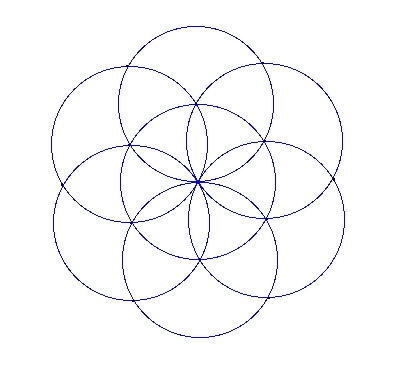
//> input picture E8/dataset/10.jpg, 396 x 367 px
$ ./main   (built with g++ and OpenCV 4)
//> lines starting //> are read from the running program, lines starting //| are printed output that depends on the picture; after the words box and inside, x2 and y2 are one past the last pixel; in counts of white or black regions, pixels touching at a corner belong together
//> further down, img1 is the input picture: 367 rows x 396 cols, CV_8UC3; mean B, G, R 251.7, 249.1, 249
### E8/E8.h
//
// Created by Xu Pengbo on 2020/11/6.
//
#ifndef CV_E8_E8_H
#define CV_E8_E8_H
#include <iostream>
#include <cstring>
#include <string>
#include <opencv2/opencv.hpp>
#define maxn 600
using namespace std;
using namespace cv;
//int H[maxn][maxn][600];
int Houg[maxn*maxn*maxn];
void hough(Mat img,int threshold1,int threshold2,int flag,int min_redius,int max_redius) {
//> called with threshold1 = 60, threshold2 = 160, flag = 25, min_redius = 75, max_redius = 95
    imshow("原始图", img);
    Mat BW, edges;
    cvtColor(img, BW, COLOR_BGR2GRAY);
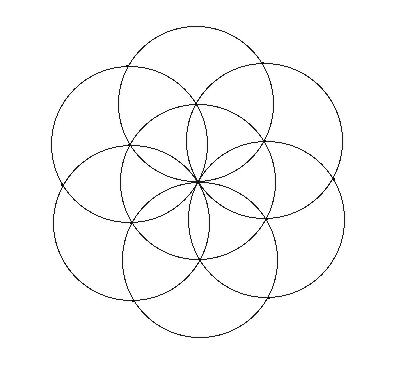
//> BW: 367 rows x 396 cols, CV_8UC1; min 2, max 255, mean 249.3
    GaussianBlur(BW, BW, Size(3, 3), 3, 3);
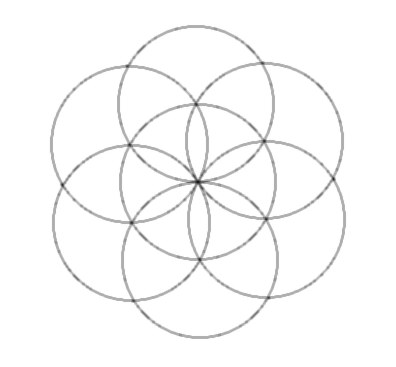
//> BW: 367 rows x 396 cols, CV_8UC1; 13.9% of pixels changed, all inside (x1, y1, x2, y2) = (48, 16, 352, 346)
    Canny(BW, edges, threshold1, threshold2);
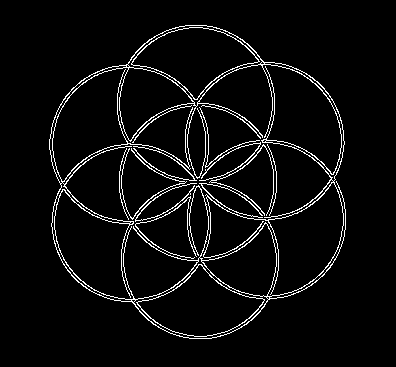
//> edges: 367 rows x 396 cols, CV_8UC1; 4.8% white in thin lines or dots, all inside (x1, y1, x2, y2) = (49, 25, 346, 339)
    imshow("轮廓图", edges);
    memset(Houg,0,sizeof(Houg));
    int deta_r = 5;
    int theta, a, b, cura, curb;
    for (int i = 0; i < edges.rows; i++) {
        for (int j = 0; j < edges.cols; j++) {
            if (edges.at<uchar>(i, j) == 0) continue;
            for (int r = min_redius; r < max_redius; r += deta_r) {
                cura = curb = -1;
                for (theta = 0; theta < 360; theta += 3) {
                    b = (int) i - r * cos(theta * CV_PI / 180);
                    a = (int) j - r * sin(theta * CV_PI / 180);
                    if (a > 0 && a < img.cols
                        && b > 0 && b < img.rows
                        && cura != a && curb != b
                            ) {
                        Houg[a*maxn*maxn+b*maxn+r]++;
                        cura = a;
                        curb = b;
                    }
                }
            }
        }
    }
//> this loop made 367 passes
//> (cura, curb, b, a) on passes 1 to 3: (0, 0, 0, 0), (0, 0, 0, 0), (0, 0, 0, 0)
//> after the loop, cura = 220; curb = 248; b = 248; a = 215; Houg = 216000000 items
    for (int i = 0; i < maxn; i+=5) {
        for (int j = 0; j < maxn; j+=5) {
            for (int r = min_redius; r < max_redius; r += deta_r) {
                if(Houg[i*maxn*maxn+j*maxn+r]>flag){
                    circle(img, Point(i, j), r, Scalar(0, 0, 0), 1);
                }
            }
        }
    }
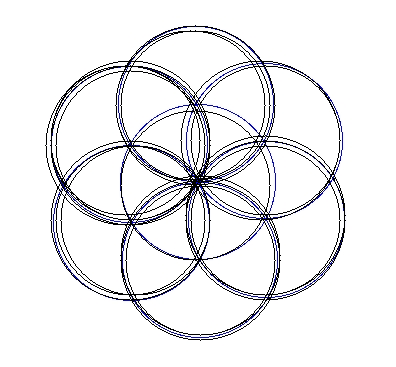
//> img: 367 rows x 396 cols, CV_8UC3; 5.26% of pixels changed, all inside (x1, y1, x2, y2) = (45, 25, 346, 341)
    imshow("效果图", img);
}


#endif //CV_E8_E8_H

### E8/main.cpp
#include "E8.h"

int main() {
    Mat img1=imread("D:\\Codes\\CV\\CV_works\\CV_E8\\dataset\\10.jpg");
    hough(img1,60,160,25,75,95);
    //Mat img2=imread("D:\\Codes\\CV\\CV_works\\E8\\dataset\\7.jpg");
    //hough(img2,60,160,20,25,300);
    waitKey(0);
    return 0;
}

$ run again, with E8/dataset/7.jpg copied over E8/dataset/10.jpg
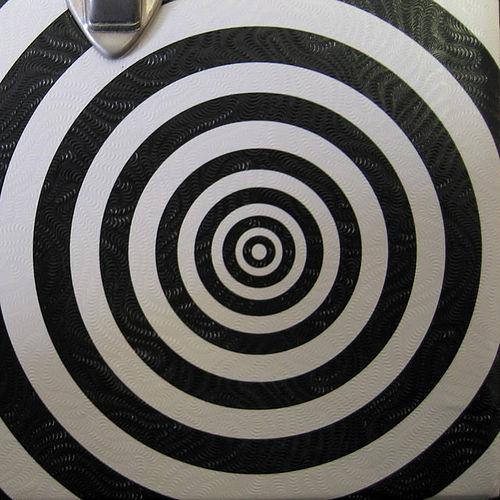
//> input picture E8/dataset/7.jpg, 500 x 500 px
//> img1 is the input picture: 500 rows x 500 cols, CV_8UC3; mean B, G, R 94.1, 96.9, 99.1
//> in hough, `GaussianBlur(BW, BW, Size(3, 3), 3, 3);`:
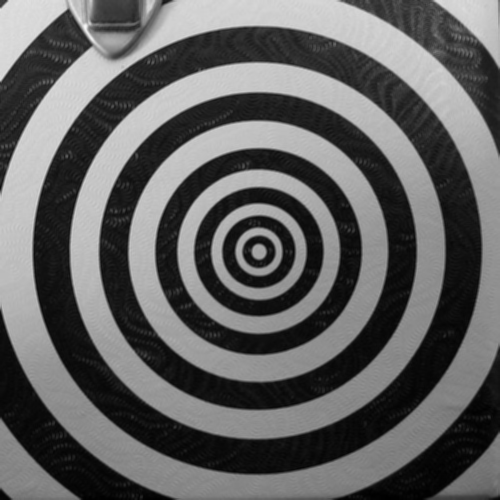
//> BW: 500 rows x 500 cols, CV_8UC1; min 0, max 247, mean 97.2
//> in hough, `Canny(BW, edges, threshold1, threshold2);`:
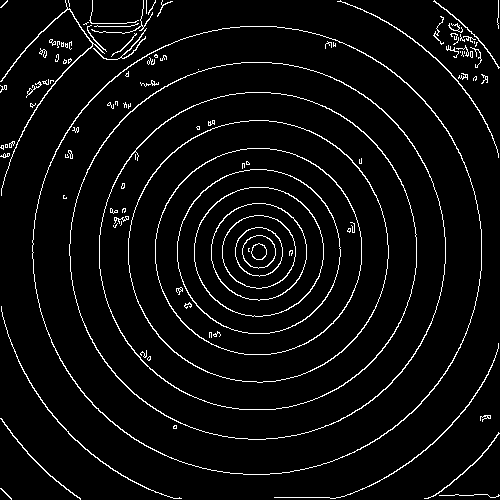
//> edges: 500 rows x 500 cols, CV_8UC1; 4.8% white in thin lines or dots
//> the loop in hough, `for (int i = 0; i < edges.rows; i++)` made 500 passes
//> (cura, curb, a) on passes 1 to 3: (498, 90, 502), (498, 91, 502), (498, 92, 502)
//> after the loop in hough, `for (int i = 0; i < edges.rows; i++)`: cura = 89; curb = 409; a = 84; Houg = 216000000 items
